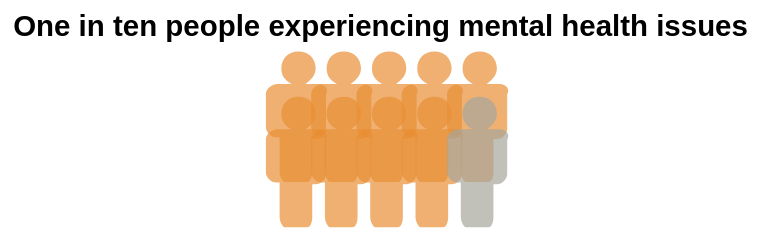

This figure's Vega-Lite source:
### Vega-Lite specification from a JSON file in a GitHub repository (floating-point values rounded to 4 significant figures)
{"$schema": "https://vega.github.io/schema/vega-lite/v5.json", "title": {"text": "One in ten people experiencing mental health issues"}, "config": {"view": {"stroke": ""}, "background": "transparent"}, "width": "container", "height": "container", "data": {"values": [{"id": 1, "row": 1, "highlight": "true", "description": "I am feeling good"}, {"id": 2, "row": 1, "highlight": "true", "description": "I am feeling good"}, {"id": 3, "row": 1, "highlight": "true", "description": "I am feeling good"}, {"id": 4, "row": 1, "highlight": "true", "description": "I am feeling good"}, {"id": 5, "row": 1, "highlight": "true", "description": "I am feeling good"}, {"id": 6, "row": 2, "highlight": "true", "description": "I am feeling good"}, {"id": 7, "row": 2, "highlight": "true", "description": "I am feeling good"}, {"id": 8, "row": 2, "highlight": "true", "description": "I am feeling good"}, {"id": 9, "row": 2, "highlight": "true", "description": "I am feeling good"}, {"id": 10, "row": 2, "highlight": "false", "description": "I am feeling bad"}]}, "transform": [{"calculate": "ceil(datum.id / 5)", "as": "col"}, {"calculate": "datum.id - (datum.col - 1) * 5", "as": "position"}], "mark": {"type": "point", "filled": true}, "encoding": {"x": {"field": "position", "type": "ordinal", "axis": null}, "y": {"field": "row", "type": "ordinal", "axis": null}, "shape": {"value": "M1.7 -1.7h-0.8c0.3 -0.2 0.6 -0.5 0.6 -0.9c0 -0.6 -0.4 -1 -1 -1c-0.6 0 -1 0.4 -1 1c0 0.4 0.2 0.7 0.6 0.9h-0.8c-0.4 0 -0.7 0.3 -0.7 0.6v1.9c0 0.3 0.3 0.6 0.6 0.6h0.2c0 0 0 0.1 0 0.1v1.9c0 0.3 0.2 0.6 0.3 0.6h1.3c0.2 0 0.3 -0.3 0.3 -0.6v-1.8c0 0 0 -0.1 0 -0.1h0.2c0.3 0 0.6 -0.3 0.6 -0.6v-2c0.2 -0.3 -0.1 -0.6 -0.4 -0.6z"}, "color": {"condition": {"test": "datum.highlight=='true'", "value": "rgb(233,143,54)"}, "value": "rgb(167,165,156)"}, "size": {"value": 230}, "tooltip": {"field": "description", "type": "nominal"}}}
